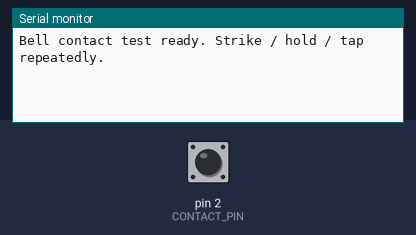
Bench run of a sketch on a simulated Arduino Uno, built with avr-gcc and run on an emulated ATmega328P. Parts: the last lines printed to the serial monitor. The test bench sets the inputs (shaded band); at power-on: pin 2 (CONTACT_PIN) HIGH.

Above: at 1.2 s.
1.3 s: pin 2 (CONTACT_PIN) pulled LOW for 0.15 s
At 2.4 s:
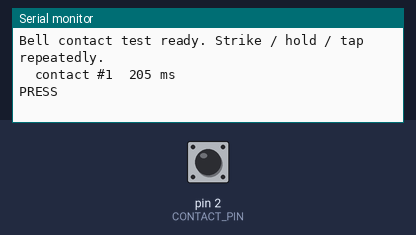
3.5 s: pin 2 (CONTACT_PIN) pulled LOW for 1 s
At 5.4 s:
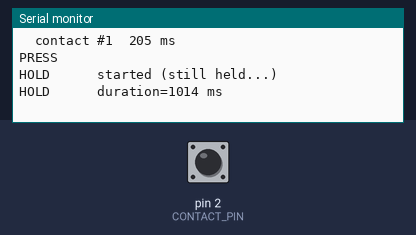
6.0 s: pin 2 (CONTACT_PIN) pulled LOW for 0.15 s
At 6.6 s:
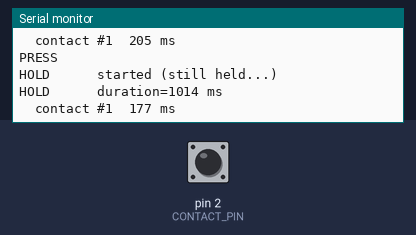
7.6 s: pin 2 (CONTACT_PIN) pulsed LOW 2 times (0.12 s each, 0.3 s apart)
At 9.5 s:
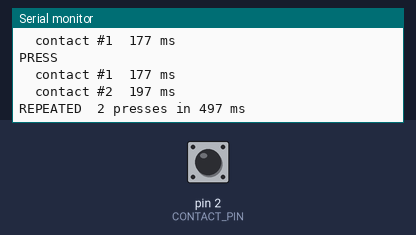
Timing chart, 0 to 11.0 s (numbered marks = the images above; inputs shaded):
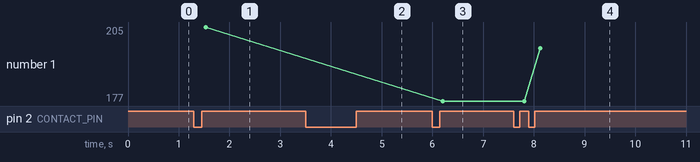

The sketch:

bell_test.ino
```cpp
// Bell contact tester: striker <-> dome acts as a (very bouncy) switch.
// Wiring: one wire to GND, other wire to D2 (INPUT_PULLUP, so contact = LOW).
//
// Thresholds were tuned from a raw edge capture of this bell (bell_raw/):
//   - making contact chatters for 30-300 ms, release chatters for 15-60 ms
//   - while held, the contact blips open for microseconds every 10-30 ms
//   - a normal press is ~130-210 ms of contact; quick taps are ~250-450 ms apart
//
// Prints:
//   PRESS     - one short contact
//   HOLD      - contact closed >= HOLD_MS, with duration
//   REPEATED  - several short contacts, each starting < REPEAT_GAP_MS after the last release

const uint8_t  CONTACT_PIN   = 2;
const uint16_t PRESS_MS      = 3;     // continuous LOW this long = contact made
const uint16_t RELEASE_MS    = 30;    // continuous HIGH this long = contact released (rides over chatter)
const uint16_t MIN_EVENT_MS  = 30;    // contacts shorter than this are bounce/ringing, ignored
const uint16_t HOLD_MS       = 1000;  // contact this long = HOLD
const uint16_t REPEAT_GAP_MS = 500;   // next press within this gap after a release = same burst
const bool     SHOW_IGNORED  = true;  // print ignored blips (handy while testing)

// Sampled once per millisecond so behaviour matches the offline replay (bell_raw/sim.py)
unsigned long lastTick = 0;
uint16_t      lowRun = 0, highRun = 0;

bool          closed = false;
unsigned long downAt = 0;
bool          holdAnnounced = false;

uint8_t       burstCount = 0;
unsigned long burstStart = 0;
unsigned long lastReleaseAt = 0;

void setup() {
  Serial.begin(115200);
  pinMode(CONTACT_PIN, INPUT_PULLUP);
  Serial.println(F("Bell contact test ready. Strike / hold / tap repeatedly."));
}

void flushBurst() {
  if (burstCount == 1) {
    Serial.println(F("PRESS"));
  } else if (burstCount > 1) {
    Serial.print(F("REPEATED  ")); Serial.print(burstCount);
    Serial.print(F(" presses in ")); Serial.print(lastReleaseAt - burstStart);
    Serial.println(F(" ms"));
  }
  burstCount = 0;
}

void onRelease(unsigned long releaseAt) {
  unsigned long dur = releaseAt - downAt;

  if (dur < MIN_EVENT_MS) {
    if (SHOW_IGNORED) { Serial.print(F("  (ignored ")); Serial.print(dur); Serial.println(F(" ms blip)")); }
    return;
  }

  if (dur >= HOLD_MS) {
    flushBurst();
    Serial.print(F("HOLD      duration=")); Serial.print(dur); Serial.println(F(" ms"));
    return;
  }

  if (burstCount > 0 && downAt - lastReleaseAt > REPEAT_GAP_MS) flushBurst();
  if (burstCount == 0) burstStart = downAt;
  burstCount++;
  lastReleaseAt = releaseAt;
  Serial.print(F("  contact #")); Serial.print(burstCount);
  Serial.print(F("  ")); Serial.print(dur); Serial.println(F(" ms"));
}

void loop() {
  unsigned long now = millis();
  if (now == lastTick) return;
  lastTick = now;

  bool low = (digitalRead(CONTACT_PIN) == LOW);
  if (low) { lowRun++;  highRun = 0; }
  else     { highRun++; lowRun = 0; }

  if (!closed && lowRun >= PRESS_MS) {
    closed = true;
    downAt = now - PRESS_MS + 1;
    holdAnnounced = false;
  } else if (closed && highRun >= RELEASE_MS) {
    closed = false;
    onRelease(now - RELEASE_MS + 1);
  }

  if (closed && !holdAnnounced && now - downAt >= HOLD_MS) {
    holdAnnounced = true;
    Serial.println(F("HOLD      started (still held...)"));
  }

  // Burst finished: no new press within the gap
  if (!closed && burstCount > 0 && now - lastReleaseAt > REPEAT_GAP_MS) flushBurst();
}
```

Measured:
- after the input at 1.3 s, the serial monitor: prints a new line after 0.24 s (image 1)
- after the input at 3.5 s, the serial monitor: prints a new line after 1.0 s (image 2)
- after the input at 6.0 s, the serial monitor: prints a new line after 0.21 s (image 3)
- after the input at 7.6 s, the serial monitor: prints a new line after 0.53 s (image 4)
- plotted number 1: 205 → 177 after the input at 6.0 s, 177 → 197 after the input at 7.6 s
